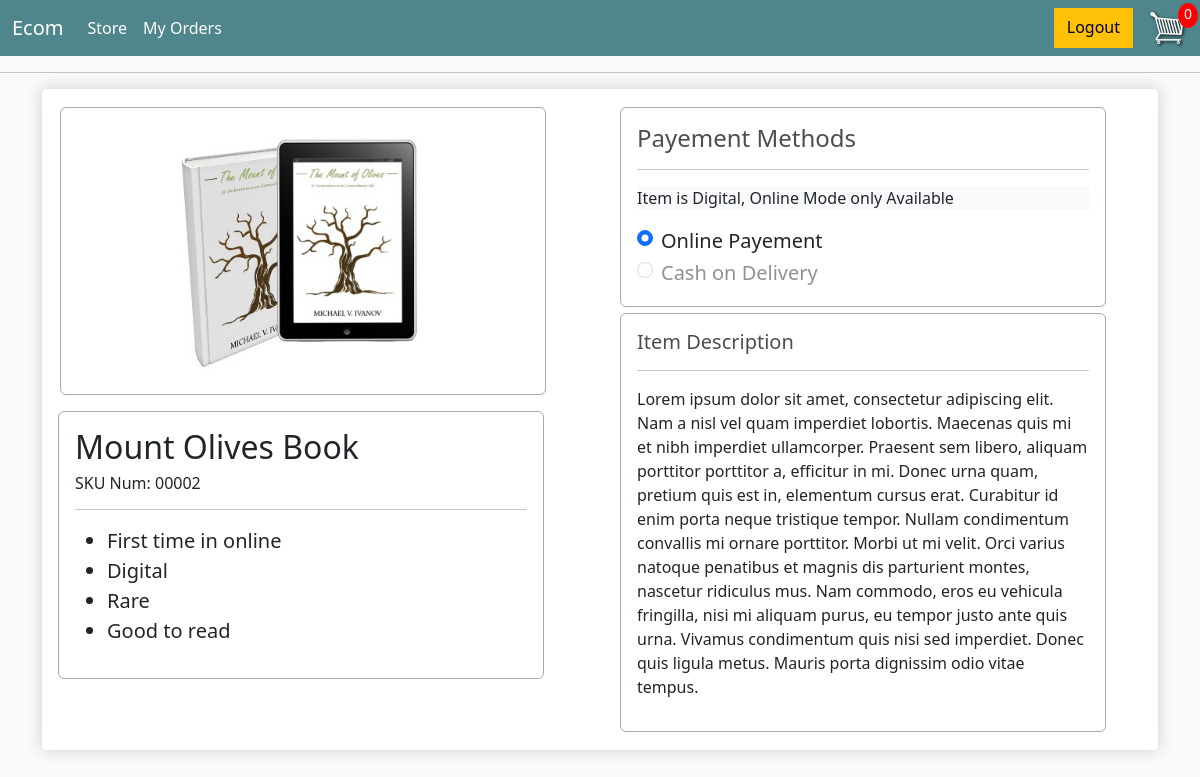
The page /product/00002/ (signed in) on the database its author committed.
### store/models.py (models this page shows, shortened)
class Order(models.Model):
    customer = models.ForeignKey(Customer,on_delete= models.SET_NULL,null=True,blank=True)
    date_ordered = models.DateTimeField(default=datetime.now())
    complete = models.BooleanField(default=False)
    transaction_id = models.CharField(max_length=100, null = True)
    @property
    def get_total_count(self):
        order_items = self.orderitem_set.all()
        return sum([item.quantity for item in order_items])

class Product(models.Model):
    name = models.CharField(max_length=200)
    price = models.DecimalField(max_digits=5,decimal_places=2)
    digital = models.BooleanField(default=False,null=True,blank=True)
    image = models.ImageField(null=True, blank=True )
    feature1= models.CharField(max_length=200,null=True,blank=True)
    feature2= models.CharField(max_length=200, null=True,blank=True)
    feature3= models.CharField(max_length=200, null=True,blank=True)
    feature4= models.CharField(max_length=200, null=True,blank=True)
    description= models.TextField(max_length=1000, null=True,blank=True)
    @property
    def imageURL(self):
        try:
            url = self.image.url
        except:
            url= '/images/placeholder.png'
        return url
    @property
    def productId(self):
        return str(self.id).rjust(5,'0')

### store/views.py (the view)
# urls.py: path('product/<str:id>/',views.productView,name='product-view'),
def productView(request,id):
    items,order=cartData(request)
    id=int(id.lstrip('0'))
    product=Product.objects.get(id=id)
    context = {'product':product,'Order':order}
    return render(request,'store/product-view.html',context)

### store/utils.py (called while the page is built)
def cartData(request):
    if request.user.is_authenticated:
        customer = request.user.customer
        order,created = Order.objects.get_or_create(customer=customer,complete=False)
        items = order.orderitem_set.all()
    else:
        cart=cookieCart(request)
        order = cart['order']
        items = cart['items']
    return items,order

### store/templates/store/product-view.html (shortened to what this page needs)
{% extends 'store/main.html' %}
{% block content%}
<div class='box-element'>
    <div class='product row'>
        <div class='col-6 '>
            <img class='product-view-box' src='{{product.imageURL}}'></img>
            <div class='ms-2 product-view-box'>
                <p class='h2   '> {{product.name}}</p>
                <p class='h6'>SKU Num: {{product.productId}}
                <hr >
                <ul>
                    <li class='fs-5'>  {{product.feature1}}</li>
                    <li class='fs-5'>  {{product.feature2}}</li>
                    <li class='fs-5'>  {{product.feature3}}</li>
                    <li class='fs-5'>  {{product.feature4}}</li>
                </ul>
            </div>
        </div>
        <div class='col-6'>
            <div class='product-view-box'>
                <h4>Payement Methods</h4>
                <hr/>
                {%if product.digital %}
                <p class='bg-light'> Item is Digital, Online Mode only Available</p>
                <div class="form-check">
                    <input class="form-check-input " type="radio" name="payementMode" id="Online" checked>
                    <label class="form-check-label fs-5" for="Online">
                    Online Payement
                    </label>
                  </div>
                  <div class="form-check">
                    <input class="form-check-input " type="radio" name="payementMode" id="COD" disabled>
                    <label class="form-check-label fs-5" for="COD">
                    Cash on Delivery
                    </label>
                  </div>
                {% endif %}
            </div>
            <div class='product-view-box'>
                <h5>Item Description</h5>
                <hr/>
                <p class='fs-6'>{{product.description}}</p>
            </div>
        </div>
    </div>
</div>
{% endblock %}

### store/templates/store/main.html (shortened to what this page needs)
<!DOCTYPE html>
{% load static %}
<html>
    <head>
        <link href="https://cdn.jsdelivr.net/npm/bootstrap@5.1.3/dist/css/bootstrap.min.css" rel="stylesheet">
        <link rel="stylesheet" type="text/css" href={% static 'css/main.css' %}>
    </head>
    <body>
        <nav class="navbar navbar-expand-lg navbar-dark bg-dark">
            <div class="container-fluid">
              <a class="navbar-brand" href="{% url 'store' %}">Ecom</a>
              <div class="collapse navbar-collapse" id="navbarSupportedContent">
                <ul class="navbar-nav me-auto mb-2 mb-lg-0">
                  <li class="nav-item">
                    <a class="nav-link active" aria-current="page" href="{% url 'store' %}">Store</a>
                  </li>
                  <li class="nav-item">
                    <a class="nav-link active" aria-current="page" href="{% url 'my-orders' %}">My Orders</a>
                  </li>
                </ul>
                <div class="d-flex justify-content-center">
                    {% if not request.user.is_authenticated %}
                    <a href="/admin" class='btn btn-warning'>Login</a>
                    {% else %}
                    <a href="/admin/logout/" class='btn btn-warning'>Logout</a>
                    {% endif %}
                    <a href="{% url 'cart' %}" class="d-flex position-relative">
                        <img id='cart-icon' src="{% static 'images/cart.png' %}">
                        <p class='position-absolute ' id='cart-total'>{{Order.get_total_count}}</p>
                    </a>
                </div>
              </div>
            </div>
        </nav>
        <hr/>
        <div class='container'>
            {%block content%}
            {% endblock content %}
        </div>
      </body>
</html>

### static/css/main.css (style rules this page uses)
body { background-color: hsl(0, 0%, 98%); }
h1,h2,h3,h4,h5,h6 { color:hsl(0, 0%, 30%); }
.box-element { box-shadow:hsl(0, 0%, 80%) 0 0 16px; background-color: #fff; border-radius: 4px; padding: 10px; }
.product-view-box { width: 90%; outline: 1px solid rgba(0, 0, 0, 0.337); outline-offset: 1px; background-color: rgb(255, 255, 255); border-radius: 4px; padding: 15px; margin: 10px; }
.product { border-radius: 0 0 4px 4px; }
.bg-dark { background-color: #4f868c!important; }
#cart-icon { width:40px; margin-left: 15px; margin-right: 0; }
#cart-total { display: block; text-align: center; color:#fff; background-color: red; width: 20px; height: 25px; left:45px; top: -5px; border-radius: 50%; font-size: 14px; }
.btn { border-radius: 0; }

### rows shown on the page
Order: get_total_count "0"
Product: imageURL (picture), name "Mount Olives Book", productId "00002", feature1 "First time in online", feature2 "Digital", feature3 "Rare", feature4 "Good to read", description "Lorem ipsum dolor sit amet, consectetur adipiscing elit. Nam a nisl vel quam imperdiet lobortis. Maecenas quis mi et nibh imperdiet ullamcorper. Praesent sem libero, aliquam porttitor porttitor a, efficitur in mi. Donec urna quam, pretium quis est in, elementum cursus erat. Curabitur id enim porta neque tristique tempor. Nullam condimentum convallis mi ornare porttitor. Morbi ut mi velit. Orci varius natoque penatibus et magnis dis parturient montes, nascetur ridiculus mus. Nam commodo, eros eu vehicula fringilla, nisi mi aliquam purus, eu tempor justo ante quis urna. Vivamus condimentum quis nisi sed imperdiet. Donec quis ligula metus. Mauris porta dignissim odio vitae tempus."
